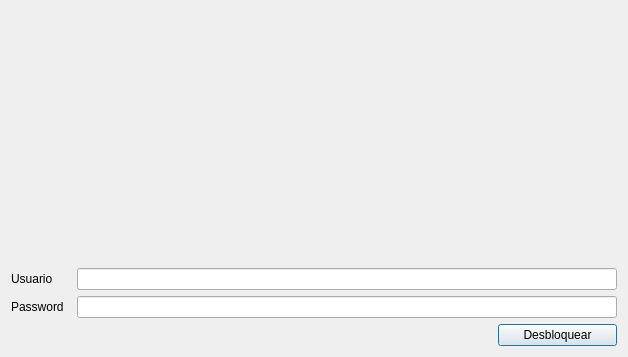
<?xml version="1.0" encoding="UTF-8"?>
<ui version="4.0">
 <class>block_terra_form</class>
 <widget class="QDialog" name="block_terra_form">
  <property name="geometry">
   <rect>
    <x>0</x>
    <y>0</y>
    <width>628</width>
    <height>357</height>
   </rect>
  </property>
  <property name="sizePolicy">
   <sizepolicy hsizetype="Fixed" vsizetype="Fixed">
    <horstretch>0</horstretch>
    <verstretch>0</verstretch>
   </sizepolicy>
  </property>
  <property name="windowTitle">
   <string>Debloquear Terra</string>
  </property>
  <layout class="QGridLayout" name="gridLayout">
   <item row="1" column="0">
    <widget class="QLabel" name="label_2">
     <property name="maximumSize">
      <size>
       <width>60</width>
       <height>16777215</height>
      </size>
     </property>
     <property name="text">
      <string>Usuario</string>
     </property>
    </widget>
   </item>
   <item row="1" column="1" colspan="2">
    <widget class="QLineEdit" name="txt_user"/>
   </item>
   <item row="2" column="0">
    <widget class="QLabel" name="label_3">
     <property name="text">
      <string>Password</string>
     </property>
    </widget>
   </item>
   <item row="2" column="1" colspan="2">
    <widget class="QLineEdit" name="txt_pass">
     <property name="echoMode">
      <enum>QLineEdit::Password</enum>
     </property>
    </widget>
   </item>
   <item row="3" column="0" colspan="2">
    <spacer name="horizontalSpacer">
     <property name="orientation">
      <enum>Qt::Horizontal</enum>
     </property>
     <property name="sizeHint" stdset="0">
      <size>
       <width>481</width>
       <height>20</height>
      </size>
     </property>
    </spacer>
   </item>
   <item row="3" column="2">
    <widget class="QPushButton" name="pushButton">
     <property name="maximumSize">
      <size>
       <width>120</width>
       <height>16777215</height>
      </size>
     </property>
     <property name="text">
      <string>Desbloquear</string>
     </property>
     <property name="icon">
      <iconset resource="terra.qrc">
       <normaloff>:/Icons/PNG/abrecaja.png</normaloff>:/Icons/PNG/abrecaja.png</iconset>
     </property>
     <property name="iconSize">
      <size>
       <width>32</width>
       <height>32</height>
      </size>
     </property>
    </widget>
   </item>
   <item row="0" column="0" colspan="3">
    <widget class="QLabel" name="label_4">
     <property name="text">
      <string/>
     </property>
     <property name="pixmap">
      <pixmap resource="terra.qrc">:/Icons/PNG/logo-blocked.png</pixmap>
     </property>
     <property name="scaledContents">
      <bool>true</bool>
     </property>
    </widget>
   </item>
  </layout>
 </widget>
 <resources>
  <include location="terra.qrc"/>
 </resources>
 <connections/>
</ui>
